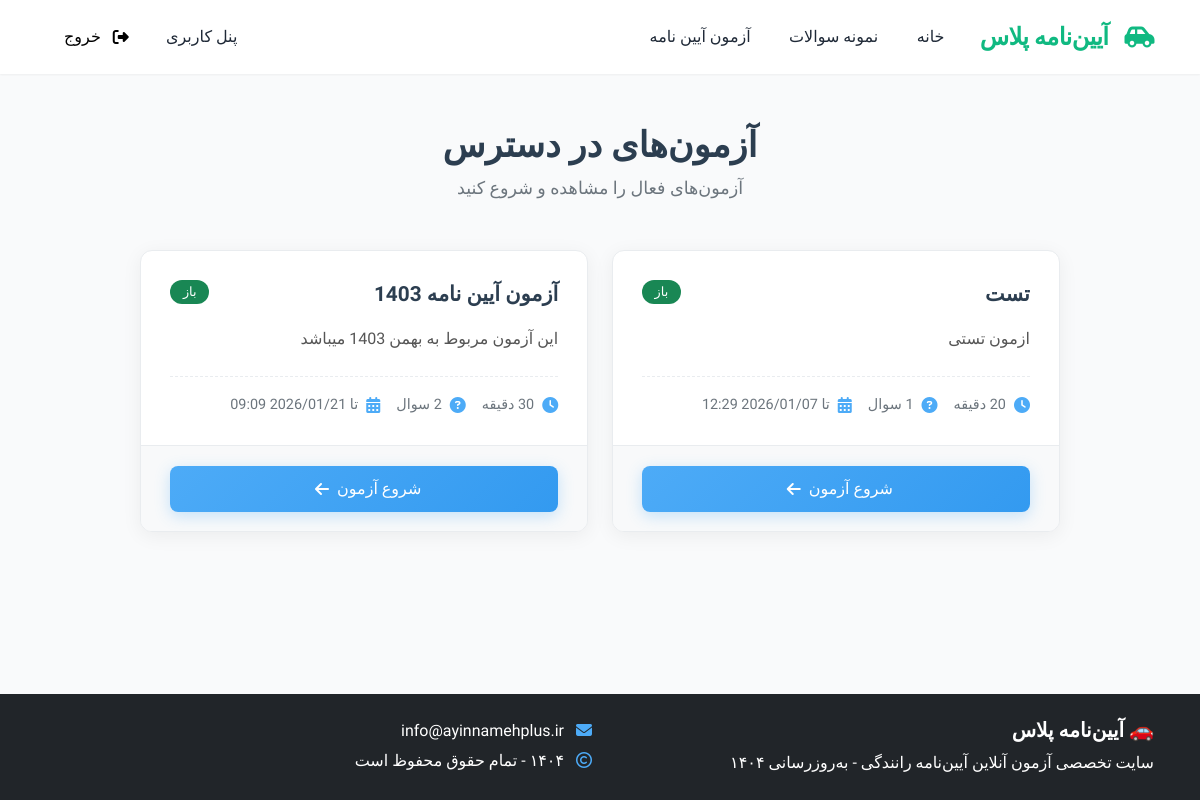
The page /quiz/ (signed in) on the database its author committed.
### quizbuilder_module/models.py (models this page shows, shortened)
class Quiz(QuizStartedSmsMixin, models.Model):
    title = models.CharField(verbose_name='عنوان', max_length=255)
    desc = models.TextField(verbose_name='توضیحات', max_length=500)
    status = models.CharField(verbose_name='وضعیت', default='open', choices=QUIZ_STATUS.CHOICES, max_length=50)
    time = models.PositiveIntegerField(verbose_name='مدت زمان آزمون (دقیقه)', null=True, blank=True)
    expire_time = models.DateTimeField(verbose_name='تاریخ پایان آزمون', null=True, blank=True)
    class Meta:
        verbose_name = 'آزمون'
        verbose_name_plural = 'آزمون ها'
    @property
    def get_status(self):
        return dict(QUIZ_STATUS.CHOICES).get(self.status, '')
    @property
    def get_status_class(self):
        return dict(QuizStatusClass.CHOICES).get(self.status, '')

### quizbuilder_module/views.py (the view)
# urls.py: path('', views.QuizListView.as_view(), name='quiz_list'),
class QuizListView(LoginRequiredMixin, ListView):
    model = Quiz
    template_name = 'quizbuilder_module/quiz_list.html'
    context_object_name = 'quizzes'
    ordering = ['-id']
    def get_queryset(self):
        now = timezone.now()
        return Quiz.objects.filter(
            status='open'
        ).annotate(
            question_count=Count('questions')
        ).prefetch_related('questions')
    def get_context_data(self, **kwargs):
        context = super().get_context_data(**kwargs)
        return context

### quizbuilder_module/templates/quizbuilder_module/quiz_list.html (shortened to what this page needs)
{% extends 'shared/_layout.html' %}
{% load static %}
{% block extra_css %}
<link rel="stylesheet" href="{% static 'css/quiz_list.css' %}">
{% endblock %}
{% block content %}
<div class="container py-5">
    <div class="row justify-content-center">
        <div class="col-lg-10">
            <div class="page-header mb-5">
                <h1 class="page-title">آزمون‌های در دسترس</h1>
                <p class="page-subtitle">آزمون‌های فعال را مشاهده و شروع کنید</p>
            </div>
            {% if quizzes %}
                <div class="quiz-cards">
                    {% for quiz in quizzes %}
                    <div class="quiz-card">
                        <div class="quiz-card-body">
                            <div class="quiz-card-header">
                                <h3 class="quiz-title">{{ quiz.title }}</h3>
                                <span class="quiz-status badge bg-{{ quiz.get_status_class }}">
                                    {{ quiz.get_status }}
                                </span>
                            </div>
                            <p class="quiz-desc">{{ quiz.desc|truncatewords:30 }}</p>
                            <div class="quiz-meta">
                                {% if quiz.time %}
                                <div class="meta-item">
                                    <i class="fas fa-clock"></i>
                                    <span>{{ quiz.time }} دقیقه</span>
                                </div>
                                {% endif %}
                                <div class="meta-item">
                                    <i class="fas fa-question-circle"></i>
                                    <span>{{ quiz.questions.count }} سوال</span>
                                </div>
                                {% if quiz.expire_time %}
                                <div class="meta-item">
                                    <i class="fas fa-calendar-alt"></i>
                                    <span>تا {{ quiz.expire_time|date:"Y/m/d H:i" }}</span>
                                </div>
                                {% endif %}
                            </div>
                        </div>
                        <div class="quiz-card-footer">
                            <a href="{% url 'quizbuilder:take_quiz' quiz.id %}" class="btn btn-primary btn-start-quiz">
                                شروع آزمون
                                <i class="fas fa-arrow-left me-2"></i>
                            </a>
                        </div>
                    </div>
                    {% endfor %}
                </div>
            {% endif %}
        </div>
    </div>
</div>
{% endblock %}

### static/css/style.css (style rules this page uses)
:root { --primary: #10B981; --primary-dark: #059669; --secondary: #3B82F6; --dark: #1F2937; --light: #F9FAFB; --gray: #6B7280; --light-gray: #E5E7EB; --danger: #EF4444; --warning: #F59E0B; --success: #10B981; --shadow-sm: 0 1px 2px 0 rgb(0 0 0 / 0.05); --shadow: 0 4px 6px -1px rgb(0 0 0 / 0.1), 0 2px 4px -2px rgb(0 0 0 / 0.1); --shadow-lg: 0 10px 15px -3px rgb(0 0 0 / 0.1), 0 4px 6px -4px rgb(0 0 0 / 0.1); --shadow-xl: 0 20px 25px -5px rgb(0 0 0 / 0.1), 0 8px 10px -6px rgb(0 0 0 / 0.1); --border-radius: 0.75rem; --transition: all 0.3s cubic-bezier(0.4, 0, 0.2, 1); }
* { margin: 0; padding: 0; box-sizing: border-box; -webkit-tap-highlight-color: transparent; }
html { font-size: 16px; scroll-behavior: smooth; -webkit-text-size-adjust: 100%; -webkit-font-smoothing: antialiased; -moz-osx-font-smoothing: grayscale; }
body { font-family: 'Vazirmatn', sans-serif; color: var(--dark); line-height: 1.6; background-color: var(--light); overflow-x: hidden; min-height: 100vh; display: flex; flex-direction: column; padding-top: 76px; }
h1, h2, h3, h4, h5, h6 { font-weight: 800; line-height: 1.2; margin-bottom: 1rem; color: var(--dark); }
h1 { font-size: 2.5rem; }
h3 { font-size: 1.75rem; }
p { margin-bottom: 1.5rem; }
.container { width: 100%; padding-right: 1rem; padding-left: 1rem; margin-right: auto; margin-left: auto; }
.btn { padding: 0.75rem 2rem; border-radius: 0.5rem; font-weight: 600; transition: var(--transition); border: none; cursor: pointer; display: inline-flex; align-items: center; justify-content: center; gap: 0.5rem; text-decoration: none; }
.btn-primary { background-color: var(--primary); color: white; box-shadow: 0 4px 6px -1px rgba(16, 185, 129, 0.3), 0 2px 4px -2px rgba(16, 185, 129, 0.3); }
@media (min-width: 768px) { .container { max-width: 720px; } }
@media (min-width: 992px) { .container { max-width: 960px; } }
@media (min-width: 1200px) { .container { max-width: 1140px; } }

### static/css/header_footer.css (style rules this page uses)
.btn-primary { background: linear-gradient(135deg, #4dabf7, #339af0); color: white; box-shadow: 0 4px 15px rgba(77, 171, 247, 0.3); }
html { scroll-behavior: smooth; }

### static/css/quiz_list.css (style rules this page uses)
.page-header { text-align: center; margin-bottom: 3rem; }
.page-title { color: #2c3e50; font-weight: 700; margin-bottom: 0.5rem; font-size: 2.2rem; }
.page-subtitle { color: #6c757d; font-size: 1.1rem; margin-bottom: 0; }
.quiz-cards { display: grid; grid-template-columns: repeat(auto-fill, minmax(350px, 1fr)); gap: 1.5rem; margin-top: 2rem; }
.quiz-card { background: #fff; border-radius: 12px; box-shadow: 0 4px 20px rgba(0, 0, 0, 0.06); overflow: hidden; display: flex; flex-direction: column; transition: transform 0.3s ease, box-shadow 0.3s ease; border: 1px solid #e9ecef; }
.quiz-card-body { padding: 1.8rem; flex: 1; display: flex; flex-direction: column; }
.quiz-card-header { display: flex; justify-content: space-between; align-items: flex-start; margin-bottom: 1rem; }
.quiz-title { color: #2c3e50; font-size: 1.3rem; font-weight: 600; margin: 0; line-height: 1.4; }
.quiz-status { font-size: 0.8rem; padding: 0.35rem 0.8rem; border-radius: 50px; font-weight: 500; margin-right: 0.5rem; }
.quiz-desc { color: #555; line-height: 1.7; margin-bottom: 1.5rem; flex-grow: 1; }
.quiz-meta { display: flex; flex-wrap: wrap; gap: 1rem; margin-top: auto; padding-top: 1rem; border-top: 1px dashed #e9ecef; }
.meta-item { display: flex; align-items: center; color: #6c757d; font-size: 0.9rem; }
.meta-item i { margin-left: 0.5rem; color: #4dabf7; font-size: 1rem; }
.quiz-card-footer { padding: 1.2rem 1.8rem; background: #f8f9fa; border-top: 1px solid #e9ecef; }
.btn-start-quiz { width: 100%; padding: 0.7rem 1.5rem; font-weight: 500; display: flex; align-items: center; justify-content: center; gap: 0.5rem; transition: all 0.3s ease; border-radius: 8px; }

### templates/shared/_layout.html (style rules this page uses)
html, body { height: 100%; margin: 0; }
body { display: flex; flex-direction: column; min-height: 100vh; padding-top: 76px; }

### rows shown on the page
Quiz: title "تست", get_status "باز", desc "ازمون تستی", expire_time "2026/01/07 12:29"
Quiz: title "آزمون آیین نامه 1403", get_status "باز", desc "این آزمون مربوط به بهمن 1403 میباشد", time "30", expire_time "2026/01/21 09:09"
